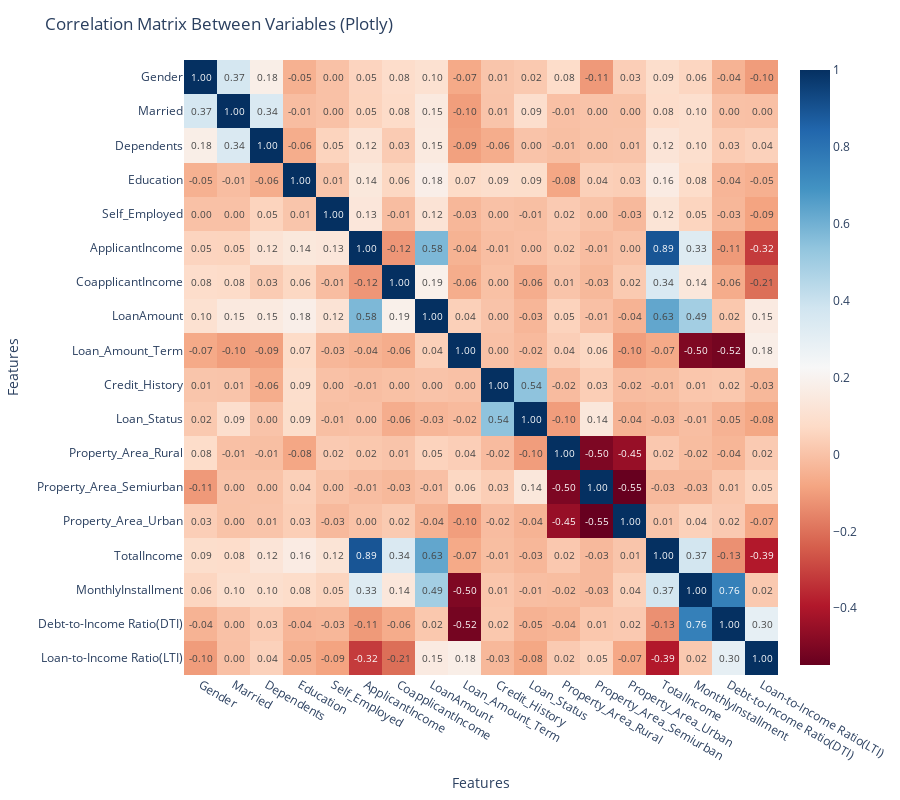

Notebook source saved alongside this figure:
### Markdown cell above
# Multivariate Analysis (Multivariate Analysis)
Finally, using a correlation matrix (Correlation Matrix), we examine the linear relationship between all numerical variables.

### Code cell
import plotly.express as px

# محاسبه ماتریس همبستگی
correlation_matrix = loan_dataset.corr(numeric_only=True)

# تبدیل به فرمت مناسب برای Plotly
corr_melted = correlation_matrix.reset_index().melt(id_vars='index')
corr_melted.columns = ['Feature1', 'Feature2', 'Correlation']

# رسم Heatmap
fig = px.imshow(
    correlation_matrix,
    text_auto=".2f",  # نمایش مقادیر روی خانهها
    aspect="auto",
    color_continuous_scale='RdBu',
    origin='upper'
)

fig.update_layout(
    title='Correlation Matrix Between Variables (Plotly)',
    xaxis_title="Features",
    yaxis_title="Features",
    width=900,
    height=800
)

fig.show()

### Figure 1 — Plotly figure (JSON) as saved in the notebook; plotly's stock layout.template omitted (floating-point values rounded to 4 significant figures; data arrays with more than 128 entries replaced by an {"elided": "..."} marker saying what was removed)
{"data": [{"coloraxis": "coloraxis", "hovertemplate": "x: %{x}<br>y: %{y}<br>color: %{z}<extra></extra>", "name": "0", "texttemplate": "%{z:.2f}", "type": "heatmap", "x": ["Gender", "Married", "Dependents", "Education", "Self_Employed", "ApplicantIncome", "CoapplicantIncome", "LoanAmount", "Loan_Amount_Term", "Credit_History", "Loan_Status", "Property_Area_Rural", "Property_Area_Semiurban", "Property_Area_Urban", "TotalIncome", "MonthlyInstallment", "Debt-to-Income Ratio(DTI)", "Loan-to-Income Ratio(LTI)"], "xaxis": "x", "y": ["Gender", "Married", "Dependents", "Education", "Self_Employed", "ApplicantIncome", "CoapplicantIncome", "LoanAmount", "Loan_Amount_Term", "Credit_History", "Loan_Status", "Property_Area_Rural", "Property_Area_Semiurban", "Property_Area_Urban", "TotalIncome", "MonthlyInstallment", "Debt-to-Income Ratio(DTI)", "Loan-to-Income Ratio(LTI)"], "yaxis": "y", "z": {"elided": "18x18 float values"}}], "layout": {"coloraxis": {"colorscale": [[0, "rgb(103,0,31)"], [0.1, "rgb(178,24,43)"], [0.2, "rgb(214,96,77)"], [0.3, "rgb(244,165,130)"], [0.4, "rgb(253,219,199)"], [0.5, "rgb(247,247,247)"], [0.6, "rgb(209,229,240)"], [0.7, "rgb(146,197,222)"], [0.8, "rgb(67,147,195)"], [0.9, "rgb(33,102,172)"], [1, "rgb(5,48,97)"]]}, "height": 800, "margin": {"t": 60}, "title": {"text": "Correlation Matrix Between Variables (Plotly)"}, "width": 900, "xaxis": {"anchor": "y", "domain": [0, 1], "title": {"text": "Features"}}, "yaxis": {"anchor": "x", "autorange": "reversed", "domain": [0, 1], "title": {"text": "Features"}}}}
